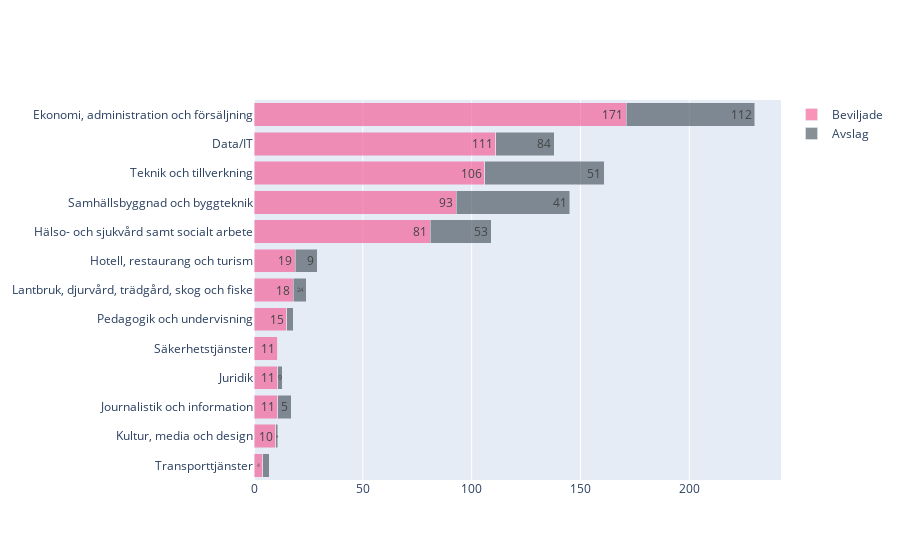

Write notebook code for a chart like this one.
### Code cell
def make_fig_utbildningsomrade_beslut(df_utbildningsomrade_beslut):
    fig = go.Figure()

    fig.add_trace(
        go.Bar(
            y=df_utbildningsomrade_beslut.index,
            x=df_utbildningsomrade_beslut["Beviljade"],
            name="Beviljade",
            hovertemplate="%{x}<extra>Beviljade</extra>",
            orientation="h",
            text=df_utbildningsomrade_beslut["Beviljade"],
            textposition="inside",
            insidetextanchor="end",
            textangle=0,
            marker=dict(color="rgba(246, 78, 139, 0.6)"),
        )
    )

    fig.add_trace(
        go.Bar(
            y=df_utbildningsomrade_beslut.index,
            x=df_utbildningsomrade_beslut["diff_beslut"],
            name="Avslag",
            customdata=df_utbildningsomrade_beslut["Avslag"],
            hovertemplate="%{customdata}<extra>Avslag</extra>",
            orientation="h",
            text=df_utbildningsomrade_beslut["Avslag"],
            textposition="inside",
            insidetextanchor="end",
            textangle=0,
            marker=dict(color="rgba(58, 71, 80, 0.6)"),
        )
    )

    sort_order = df_utbildningsomrade_beslut.sort_values("Beviljade").index

    fig.update_layout(
        barmode="stack",
        # yaxis={"categoryorder": "total ascending"},
        yaxis={"categoryorder": "array", "categoryarray": sort_order},
        legend=dict(traceorder="normal"),
    )

    return fig


df_utbildningsomrade_beslut = create_df_utbildningsomrade_beslut_merge(con)
fig_utbildningsomrade_beslut = make_fig_utbildningsomrade_beslut(df_utbildningsomrade_beslut)

fig_utbildningsomrade_beslut.show()

### Figure 1 — Plotly figure (JSON) as saved in the notebook; plotly's stock layout.template omitted (floating-point values rounded to 4 significant figures)
{"data": [{"hovertemplate": "%{x}<extra>Beviljade</extra>", "insidetextanchor": "end", "marker": {"color": "rgba(246, 78, 139, 0.6)"}, "name": "Beviljade", "orientation": "h", "text": [171.0, 111.0, 106.0, 93.0, 81.0, 19.0, 18.0, 15.0, 11.0, 11.0, 11.0, 10.0, 4.0], "textangle": 0, "textposition": "inside", "type": "bar", "x": [171, 111, 106, 93, 81, 19, 18, 15, 11, 11, 11, 10, 4], "y": ["Ekonomi, administration och försäljning", "Data/IT", "Teknik och tillverkning", "Samhällsbyggnad och byggteknik", "Hälso- och sjukvård samt socialt arbete", "Hotell, restaurang och turism", "Lantbruk, djurvård, trädgård, skog och fiske", "Pedagogik och undervisning", "Journalistik och information", "Juridik", "Säkerhetstjänster", "Kultur, media och design", "Transporttjänster"]}, {"customdata": [112, 84, 51, 41, 53, 9, 24, 18, 5, 9, 11, 9, 1], "hovertemplate": "%{customdata}<extra>Avslag</extra>", "insidetextanchor": "end", "marker": {"color": "rgba(58, 71, 80, 0.6)"}, "name": "Avslag", "orientation": "h", "text": [112.0, 84.0, 51.0, 41.0, 53.0, 9.0, 24.0, 18.0, 5.0, 9.0, 11.0, 9.0, 1.0], "textangle": 0, "textposition": "inside", "type": "bar", "x": [59, 27, 55, 52, 28, 10, 6, 3, 6, 2, 0, 1, 3], "y": ["Ekonomi, administration och försäljning", "Data/IT", "Teknik och tillverkning", "Samhällsbyggnad och byggteknik", "Hälso- och sjukvård samt socialt arbete", "Hotell, restaurang och turism", "Lantbruk, djurvård, trädgård, skog och fiske", "Pedagogik och undervisning", "Journalistik och information", "Juridik", "Säkerhetstjänster", "Kultur, media och design", "Transporttjänster"]}], "layout": {"barmode": "stack", "legend": {"traceorder": "normal"}, "yaxis": {"categoryarray": ["Transporttjänster", "Kultur, media och design", "Journalistik och information", "Juridik", "Säkerhetstjänster", "Pedagogik och undervisning", "Lantbruk, djurvård, trädgård, skog och fiske", "Hotell, restaurang och turism", "Hälso- och sjukvård samt socialt arbete", "Samhällsbyggnad och byggteknik", "Teknik och tillverkning", "Data/IT", "Ekonomi, administration och försäljning"], "categoryorder": "array"}}}
